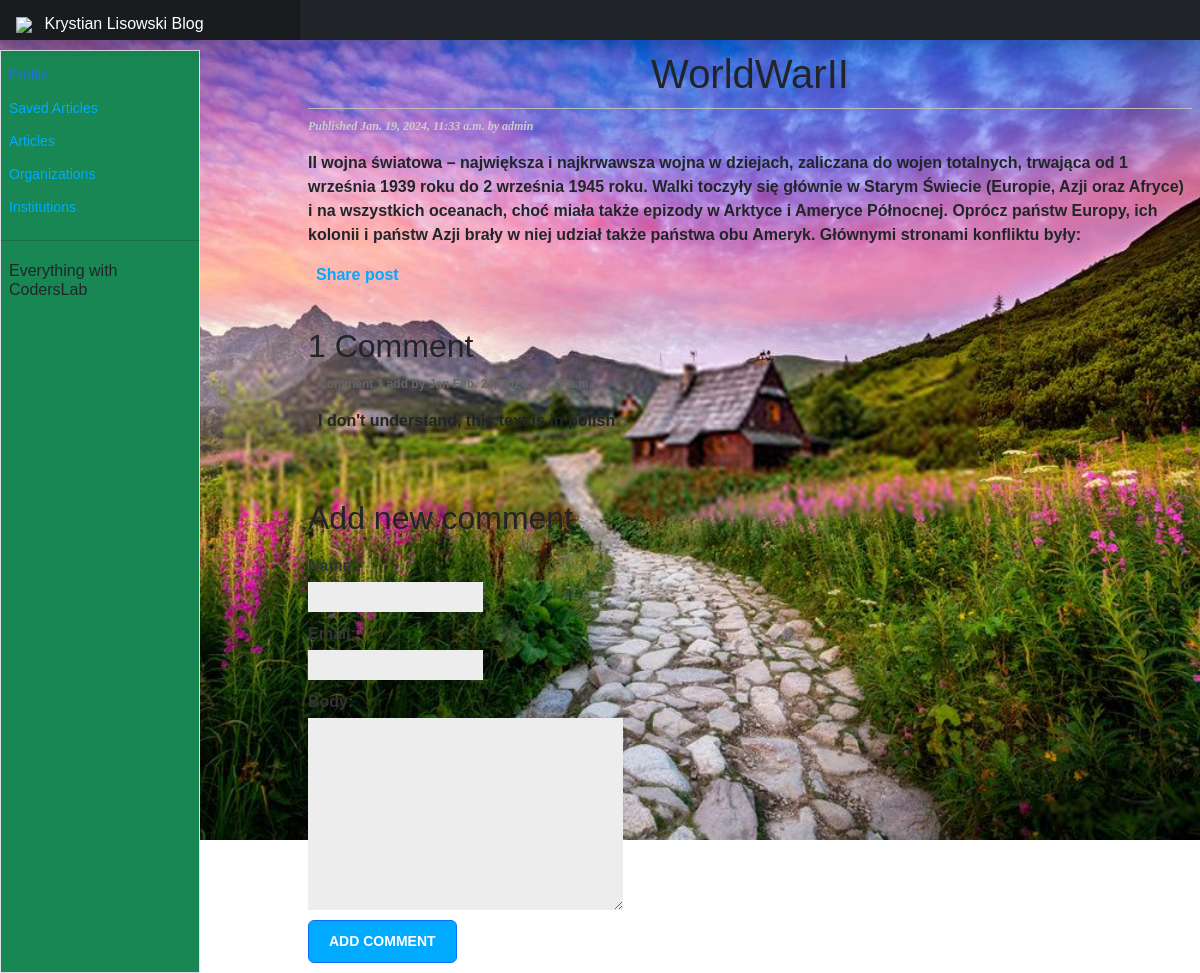
The app's page /blog/2024/01/19/WorlWarII/ with its own data.
### blog/models.py (models this page shows, shortened)
class Post(models.Model):
    STATUS_CHOICES = (
        ('draft', "Draft"),
        ('published', 'Published'),
    )
    title = models.CharField(max_length=250)
    slug = models.SlugField(max_length=250, unique_for_date='publish')
    author = models.ForeignKey(User, on_delete=models.CASCADE, related_name='blog_posts')
    body = models.TextField()
    publish = models.DateTimeField(default=timezone.now)
    created = models.DateTimeField(auto_now=True)
    updated = models.DateTimeField(auto_now=True)
    status = models.CharField(max_length=10, choices=STATUS_CHOICES, default='draft')
    objects = models.Manager()
    published = PublishedManager()
    tags = TaggableManager()
    class Meta:
        ordering = ('-publish',)

class Comment(models.Model):
    post = models.ForeignKey(Post, on_delete=models.CASCADE, related_name='comments')
    name = models.CharField(max_length=80)
    email = models.EmailField()
    body = models.TextField()
    created = models.DateTimeField(auto_now_add=True)
    updated = models.DateTimeField(auto_now=True)
    active = models.BooleanField(default=True)
    class Meta:
        ordering = ('created',)

### blog/views.py (the view)
# urls.py: path('<int:year>/<int:month>/<int:day>/<slug:post>/', views.post_detail, name='post_detail'),
def post_detail(request, year, month, day, post):
    post = get_object_or_404(Post, slug=post, status='published', publish__year=year, publish__month=month, publish__day=day)
    comments = post.comments.filter(active=True)
    if request.method == 'POST':
        comment_form = CommentForm(data=request.POST)
        if comment_form.is_valid():
            new_comment = comment_form.save(commit=False)
            new_comment.post = post
            new_comment.save()
    else:
            comment_form = CommentForm()
    return render(request, 'blog/post/detail.html', {'post': post, 'comments': comments, 'comment_form': comment_form})

### blog/forms.py
class CommentForm(forms.ModelForm):
    class Meta:
        model = Comment
        fields = ('name', 'email', 'body')

### templates/blog/post/detail.html (shortened to what this page needs)
{% extends "blog/../base.html" %}
{% block content %}
<h1>{{ post.title }}</h1>
    <p class="date">
        Published {{ post.publish }} by {{ post.author }}
    </p>
    {{ post.body|linebreaks }}
    <p>
        <a href='{% url "blog:post_share" post.id %}'>
            Share post
        </a>
    </p>
{% with comments.count as total_comments %}
    <h2>
      {{ total_comments }} Comment{{ total_comments|pluralize:"s" }}
    </h2>
{% endwith %}
{% for comment in comments %}
    <div class="comment">
        <p class="info">
            Comment {{ forloop.counter }} add by {{ comment.name }}
            {{ comment.created }}
        </p>
        {{ comment.body|linebreaks }}
    </div>
{% empty %}
    <p>There is no comments.</p>
{% endfor %}
{% if new_comment %}
    <h2>Your commment added.</h2>
{% else %}
    <h2>Add new comment</h2>
    <form action="." method="post">
        {{ comment_form.as_p }}
        <p><input type="submit" class="btn btn-outline-primary" value="Add comment"></p>
    </form>
{% endif %}
{% endblock %}

### blog/static/blog/css/blog.css (style rules this page uses)
body { font-family: helvetica, sans-serif; background-color: white; }
a { color: #00abff; text-decoration: none; }
h1 { text-align: center; font-weight: normal; border-bottom: 1px solid #bbb; padding: 0 0 10px 0; }
h2 { font-weight: normal; margin: 40px 0 0; }
p.date { color: #ccc; font-family: georgia, serif; font-size: 12px; font-style: italic; }
label { float: left; clear: both; color: #333; margin-bottom: 4px; }
input, textarea { clear: both; float: left; margin: 0 0 10px; background: #ededed; border: 0; padding: 6px 10px; font-size: 12px; }
input[type=submit] { font-weight: bold; background: #00abff; color: #fff; padding: 10px 20px; font-size: 14px; text-transform: uppercase; }
.comment { padding: 10px; }
.comment:nth-child(even) { text-shadow: 4px 4px 4px rgba(0, 0, 0, 0); font-weight: bold; }
.comment .info { font-weight: bold; font-size: 12px; color: #666; }
.container-fluid a { padding: 6px 12px 6px 8px; text-decoration: none; color: #00abff; }

### records on screen
Post: title "WorldWarII", publish "Jan. 19, 2024, 11:33 a.m.", author "admin", body "II wojna światowa – największa i najkrwawsza wojna w dziejach, zaliczana do wojen totalnych, trwająca od 1 września 1939 roku do 2 września 1945 roku. Walki toczyły się głównie w Starym Świecie (Europie, Azji oraz Afryce) i na wszystkich oceanach, choć miała także epizody w Arktyce i Ameryce Północnej. Oprócz państw Europy, ich kolonii i państw Azji brały w niej udział także państwa obu Ameryk. Głównymi stronami konfliktu były:"
Comment: name "Jan", created "Feb. 24, 2024, 10:39 a.m.", body "I don't understand, this text is in polish"

### other values on screen
{{ total_comments }} "1"
